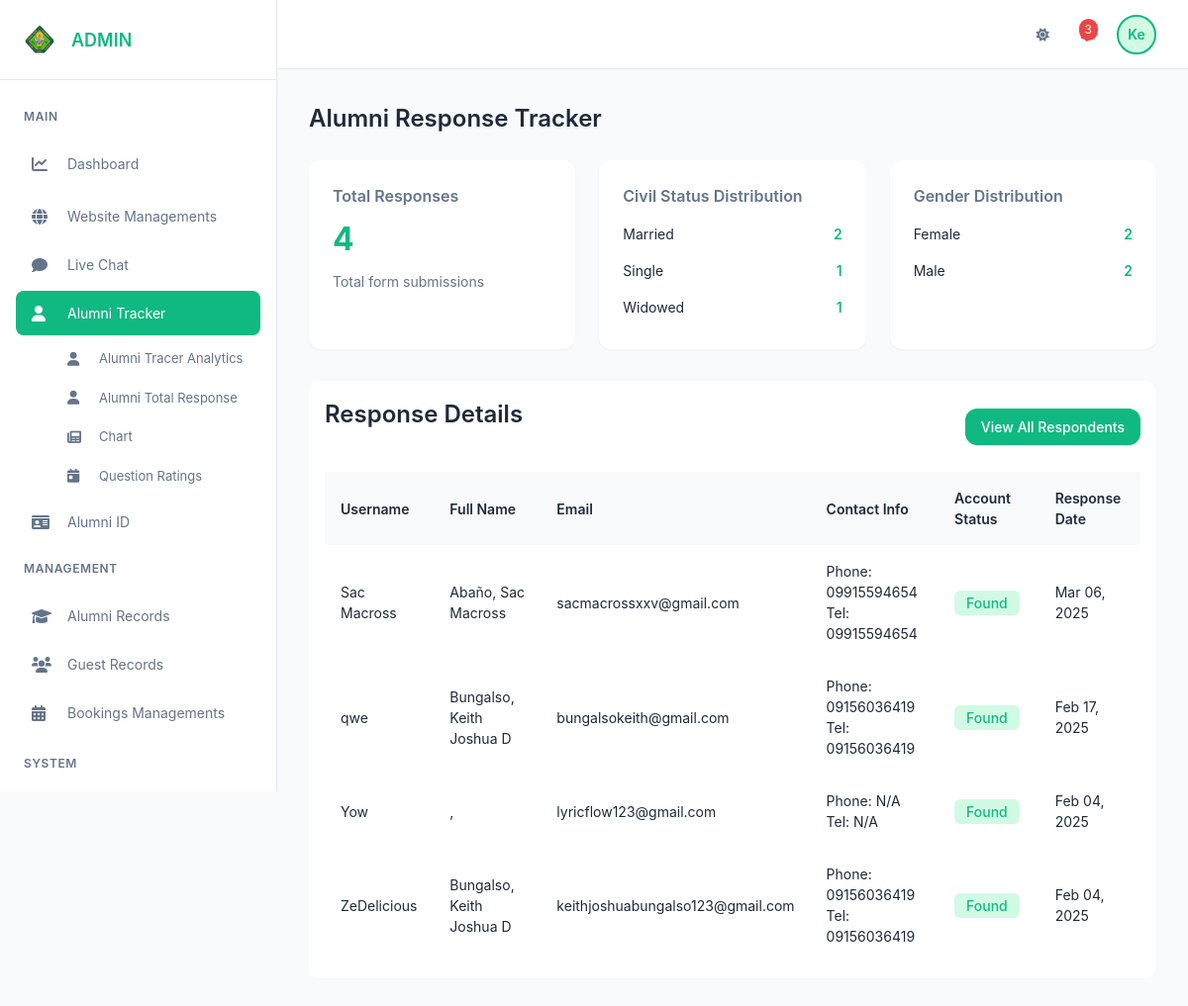
Before: /Dashboard.php?section=Alumni-tracker (signed in) with the older database file.
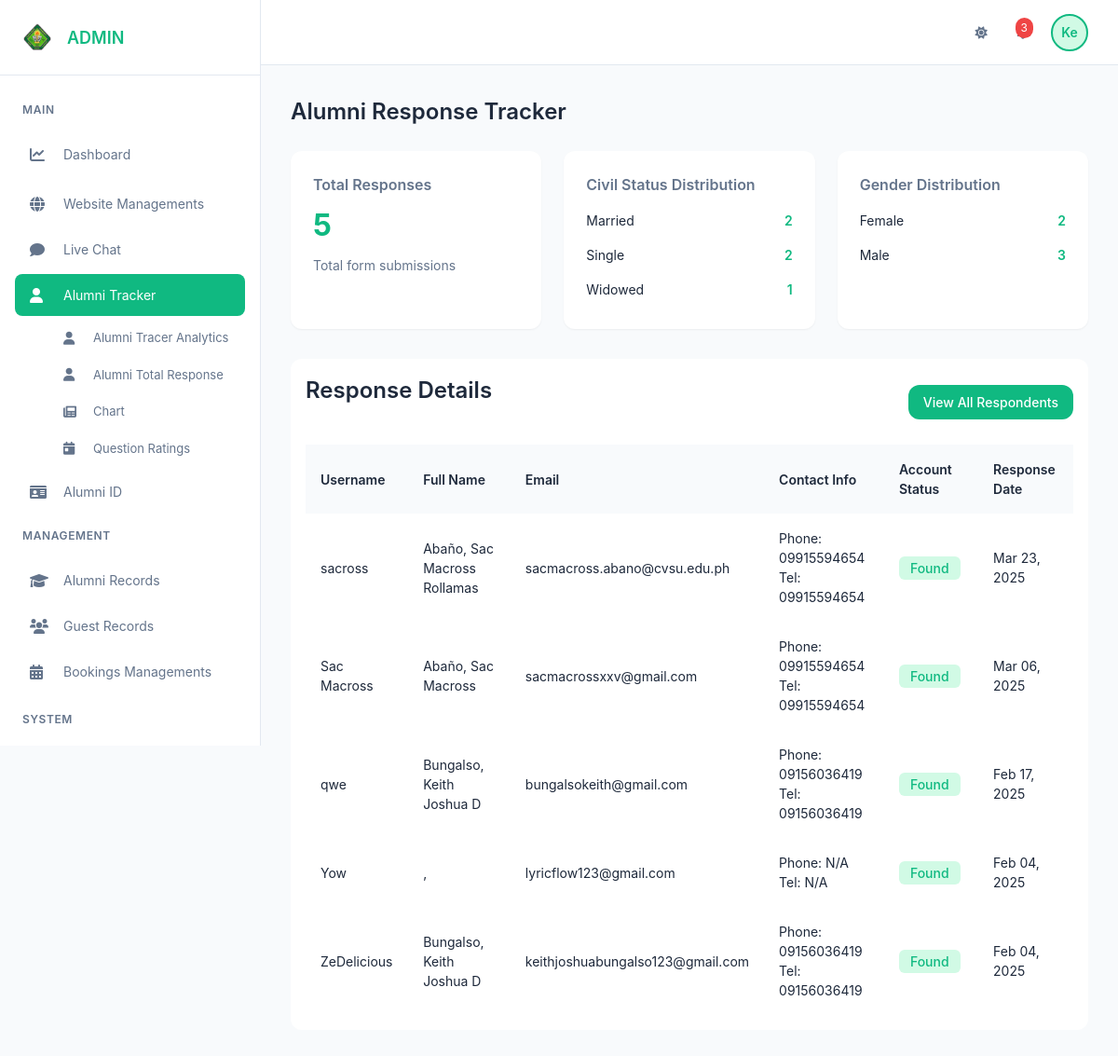
After: the same page with the newer database file.
### tables this page shows
CREATE TABLE `personal_info` (
  `id` int(11) NOT NULL,
  `user_id` int(11) NOT NULL,
  `civil_status` varchar(20) DEFAULT NULL,
  `sex` varchar(10) DEFAULT NULL,
  `birthday` date DEFAULT NULL,
  `course` varchar(100) DEFAULT NULL,
  `campus` varchar(100) DEFAULT NULL,
  `residence` varchar(100) DEFAULT NULL,
  `created_at` timestamp NOT NULL DEFAULT current_timestamp()
);

CREATE TABLE `users` (
  `id` int(11) NOT NULL,
  `username` varchar(50) NOT NULL,
  `email` varchar(100) NOT NULL,
  `password` varchar(255) NOT NULL,
  `created_at` timestamp NOT NULL DEFAULT current_timestamp(),
  `first_login` tinyint(1) DEFAULT 1,
  `session_token` varchar(255) DEFAULT NULL,
  `two_factor_auth` tinyint(1) DEFAULT 0
);

CREATE TABLE `user` (
  `id` int(11) NOT NULL,
  `user_id` int(11) NOT NULL,
  `alumni_id_card_no` varchar(50) DEFAULT NULL,
  `first_name` varchar(100) DEFAULT NULL,
  `last_name` varchar(100) DEFAULT NULL,
  `middle_name` varchar(100) DEFAULT NULL,
  `position` varchar(100) DEFAULT NULL,
  `address` text DEFAULT NULL,
  `telephone` varchar(20) DEFAULT NULL,
  `phone_number` varchar(20) DEFAULT NULL,
  `second_address` text DEFAULT NULL,
  `accompanying_persons` text DEFAULT NULL,
  `user_status` varchar(50) DEFAULT NULL,
  `verified` tinyint(1) DEFAULT 0
);

### admin/alumni-tracer/alumni-tracker.php (the view, shortened to what the changed rows need)
<?php
require_once 'main_db.php';
$totalQuery = "SELECT COUNT(*) as total FROM personal_info";
$totalResult = $mysqli->query($totalQuery);
$totalRow = $totalResult->fetch_assoc();
$totalResponses = $totalRow['total'];
$civilStatusQuery = "SELECT
    COALESCE(civil_status, 'Not Specified') as civil_status,
    COUNT(*) as count
FROM personal_info
GROUP BY civil_status";
$civilStatusResult = $mysqli->query($civilStatusQuery);
$civilStatusData = [];
while($row = $civilStatusResult->fetch_assoc()) {
    $civilStatusData[] = $row;
}
$sexQuery = "SELECT
    COALESCE(sex, 'Not Specified') as sex,
    COUNT(*) as count
FROM personal_info
GROUP BY sex";
$sexResult = $mysqli->query($sexQuery);
$sexData = [];
while($row = $sexResult->fetch_assoc()) {
    $sexData[] = $row;
}
$userQuery = "SELECT
    pi.*,
    u.first_name,
    u.last_name,
    u.middle_name,
    u.position,
    u.address as user_address,
    u.telephone as user_telephone,
    u.phone_number,
    u.second_address,
    u.user_status,
    u.verified,
    us.email,
    us.username,
    us.created_at as account_created,
    'Yes' as has_responded,
    pi.created_at as response_date,
    CASE
        WHEN us.id IS NULL THEN 'No matching account'
        ELSE 'Found'
    END as user_record_status
FROM personal_info pi
LEFT JOIN users us ON pi.user_id = us.id
LEFT JOIN user u ON us.id = u.user_id
ORDER BY pi.created_at DESC";
$userResult = $mysqli->query($userQuery);
$userDetails = [];
while($row = $userResult->fetch_assoc()) {
    $userDetails[] = $row;
}
?>
<!DOCTYPE html>
<html lang="en">
<head>
</head>
<body>
    <div class="container">
        <h1 class="section-title">Alumni Response Tracker</h1>
        <div class="stats-grid">
            <div class="stats-card">
                <h3>Total Responses</h3>
                <div class="stats-number"><?php echo $totalResponses; ?></div>
                <p class="stats-label">Total form submissions</p>
            </div>
            <div class="stats-card">
                <h3>Civil Status Distribution</h3>
                <ul class="distribution-list">
                    <?php foreach($civilStatusData as $status): ?>
                    <li>
                        <span><?php echo ucfirst($status['civil_status']); ?></span>
                        <span><?php echo $status['count']; ?></span>
                    </li>
                    <?php endforeach; ?>
                </ul>
            </div>
            <div class="stats-card">
                <h3>Gender Distribution</h3>
                <ul class="distribution-list">
                    <?php foreach($sexData as $gender): ?>
                    <li>
                        <span><?php echo ucfirst($gender['sex']); ?></span>
                        <span><?php echo $gender['count']; ?></span>
                    </li>
                    <?php endforeach; ?>
                </ul>
            </div>
        </div>
        <div class="table-container">
        <div class="section-header">
            <h2 class="section-title">Response Details</h2>
            <a href="?section=all-response" class="view-all-btn">View All Respondents</a>
        </div>
            <table class="responses-table">
                <thead>
                    <tr>
                        <th>Username</th>
                        <th>Full Name</th>
                        <th>Email</th>
                        <th>Contact Info</th>
                        <th>Account Status</th>
                        <th>Response Date</th>
                    </tr>
                </thead>
                <tbody>
                    <?php if(empty($userDetails)): ?>
                    <tr>
                        <td colspan="9" style="text-align: center;">No responses found</td>
                    </tr>
                    <?php else: ?>
                        <?php foreach($userDetails as $user): ?>
                        <tr>
                            <td>
                                <?php
                                    if ($user['user_record_status'] === 'No matching account') {
                                        echo '<span class="no-match">No account (ID: ' . htmlspecialchars($user['user_id']) . ')</span>';
                                    } else {
                                        echo htmlspecialchars($user['username'] ?? 'N/A');
                                    }
                                ?>
                            </td>
                            <td>
                                <?php
                                    $firstName = $user['first_name'] ?? '';
                                    $middleName = $user['middle_name'] ?? '';
                                    $lastName = $user['last_name'] ?? '';
                                    $fullName = trim("$lastName, $firstName $middleName");
                                    echo htmlspecialchars($fullName ?: 'N/A');
                                ?>
                            </td>
                            <td><?php echo htmlspecialchars($user['email'] ?? 'N/A'); ?></td>
                            <td>
                                Phone: <?php echo htmlspecialchars($user['phone_number'] ?? 'N/A'); ?><br>
                                Tel: <?php echo htmlspecialchars($user['user_telephone'] ?? 'N/A'); ?>
                            </td>
                            <td>
                                <span class="badge <?php echo $user['user_record_status'] === 'Found' ? 'badge-success' : 'badge-warning'; ?>">
                                    <?php echo htmlspecialchars($user['user_record_status']); ?>
                                </span>
                            </td>
                            <td><?php echo $user['response_date'] ? date('M d, Y', strtotime($user['response_date'])) : 'N/A'; ?></td>
                        </tr>
                        <?php endforeach; ?>
                    <?php endif; ?>
                </tbody>
            </table>
        </div>
    </div>
</body>
</html>

Changed rows visible on the page:
added personal_info: user.username "sacross", user.last_name+first_name+middle_name "Abaño, Sac Macross Rollamas", user.email "sacmacross.abano@cvsu.edu.ph", user.phone_number "09915594654", user.telephone "09915594654", user_record_status "Found", created_at "Mar 23, 2025"
Other visible differences:
$totalResponses: "4" → "5"
new list line: "Single 2"
new list line: "Male 3"
list line gone: "Single 1"
list line gone: "Male 2"
